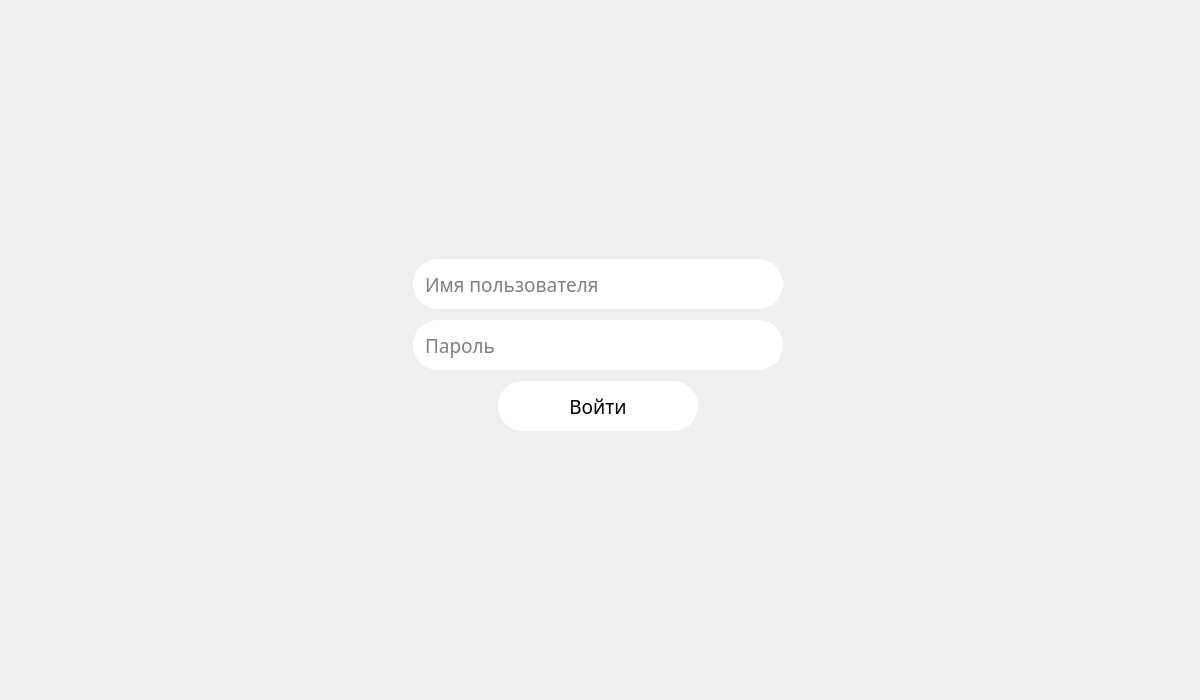
<?xml version="1.0" encoding="UTF-8"?>
<ui version="4.0">
 <class>MainWindow</class>
 <widget class="QMainWindow" name="MainWindow">
  <property name="geometry">
   <rect>
    <x>0</x>
    <y>0</y>
    <width>1200</width>
    <height>700</height>
   </rect>
  </property>
  <property name="minimumSize">
   <size>
    <width>1200</width>
    <height>700</height>
   </size>
  </property>
  <property name="font">
   <font>
    <stylestrategy>PreferAntialias</stylestrategy>
   </font>
  </property>
  <property name="cursor">
   <cursorShape>ArrowCursor</cursorShape>
  </property>
  <property name="windowTitle">
   <string>MainWindow</string>
  </property>
  <property name="layoutDirection">
   <enum>Qt::LeftToRight</enum>
  </property>
  <property name="autoFillBackground">
   <bool>false</bool>
  </property>
  <widget class="QWidget" name="centralwidget">
   <layout class="QGridLayout" name="gridLayout">
    <property name="leftMargin">
     <number>6</number>
    </property>
    <property name="topMargin">
     <number>6</number>
    </property>
    <property name="rightMargin">
     <number>6</number>
    </property>
    <property name="bottomMargin">
     <number>6</number>
    </property>
    <property name="horizontalSpacing">
     <number>4</number>
    </property>
    <property name="verticalSpacing">
     <number>11</number>
    </property>
    <item row="3" column="2" rowspan="2">
     <layout class="QHBoxLayout" name="horizontalLayout">
      <item>
       <widget class="QPushButton" name="bt_enter">
        <property name="enabled">
         <bool>true</bool>
        </property>
        <property name="sizePolicy">
         <sizepolicy hsizetype="Expanding" vsizetype="Expanding">
          <horstretch>0</horstretch>
          <verstretch>0</verstretch>
         </sizepolicy>
        </property>
        <property name="minimumSize">
         <size>
          <width>200</width>
          <height>50</height>
         </size>
        </property>
        <property name="maximumSize">
         <size>
          <width>200</width>
          <height>50</height>
         </size>
        </property>
        <property name="font">
         <font>
          <family>Montserrat Medium</family>
          <pointsize>14</pointsize>
          <italic>false</italic>
          <bold>false</bold>
          <stylestrategy>PreferAntialias</stylestrategy>
          <kerning>true</kerning>
         </font>
        </property>
        <property name="focusPolicy">
         <enum>Qt::NoFocus</enum>
        </property>
        <property name="statusTip">
         <string/>
        </property>
        <property name="layoutDirection">
         <enum>Qt::RightToLeft</enum>
        </property>
        <property name="autoFillBackground">
         <bool>false</bool>
        </property>
        <property name="styleSheet">
         <string notr="true">QPushButton:enabled{
	background-color: white;
	border-style: solid;
	border-width: 0px;
	border-radius: 25px;

	font: 14pt;
	padding: 6px;
	color: rgb(0, 0, 0);
 }
 QPushButton:default {
     border-color: navy; /* делаем кнопку по умолчанию выпуклой */
 }

QPushButton:hover{
 	background-color: rgb(246, 246, 246);
}


QPushButton:pressed {
     background-color: rgb(200, 200, 200);
 }</string>
        </property>
        <property name="text">
         <string>Войти</string>
        </property>
        <property name="shortcut">
         <string>Return</string>
        </property>
        <property name="autoRepeat">
         <bool>false</bool>
        </property>
        <property name="autoExclusive">
         <bool>false</bool>
        </property>
       </widget>
      </item>
     </layout>
    </item>
    <item row="1" column="2" alignment="Qt::AlignHCenter|Qt::AlignVCenter">
     <widget class="QLineEdit" name="le_login">
      <property name="enabled">
       <bool>true</bool>
      </property>
      <property name="sizePolicy">
       <sizepolicy hsizetype="Minimum" vsizetype="Minimum">
        <horstretch>0</horstretch>
        <verstretch>0</verstretch>
       </sizepolicy>
      </property>
      <property name="minimumSize">
       <size>
        <width>370</width>
        <height>50</height>
       </size>
      </property>
      <property name="maximumSize">
       <size>
        <width>400</width>
        <height>60</height>
       </size>
      </property>
      <property name="font">
       <font>
        <family>Montserrat Medium</family>
        <pointsize>14</pointsize>
        <italic>false</italic>
        <bold>false</bold>
        <stylestrategy>PreferAntialias</stylestrategy>
       </font>
      </property>
      <property name="tabletTracking">
       <bool>false</bool>
      </property>
      <property name="focusPolicy">
       <enum>Qt::WheelFocus</enum>
      </property>
      <property name="autoFillBackground">
       <bool>false</bool>
      </property>
      <property name="styleSheet">
       <string notr="true">QLineEdit{
	background-color: white;

	border-style: solid;
	border-width: 10px;
	border-color: white;
	border-radius: 25px;

	font:  14pt;
	color: rgb(0, 0, 0);
}</string>
      </property>
      <property name="inputMask">
       <string/>
      </property>
      <property name="text">
       <string notr="true"/>
      </property>
      <property name="maxLength">
       <number>30</number>
      </property>
      <property name="cursorPosition">
       <number>0</number>
      </property>
      <property name="alignment">
       <set>Qt::AlignLeading|Qt::AlignLeft|Qt::AlignVCenter</set>
      </property>
      <property name="dragEnabled">
       <bool>false</bool>
      </property>
      <property name="readOnly">
       <bool>false</bool>
      </property>
      <property name="placeholderText">
       <string>Имя пользователя</string>
      </property>
     </widget>
    </item>
    <item row="1" column="3">
     <spacer name="horizontalSpacer_2">
      <property name="orientation">
       <enum>Qt::Horizontal</enum>
      </property>
      <property name="sizeHint" stdset="0">
       <size>
        <width>40</width>
        <height>20</height>
       </size>
      </property>
     </spacer>
    </item>
    <item row="1" column="0">
     <spacer name="horizontalSpacer">
      <property name="orientation">
       <enum>Qt::Horizontal</enum>
      </property>
      <property name="sizeHint" stdset="0">
       <size>
        <width>40</width>
        <height>20</height>
       </size>
      </property>
     </spacer>
    </item>
    <item row="2" column="2" alignment="Qt::AlignHCenter|Qt::AlignVCenter">
     <widget class="QLineEdit" name="le_pass">
      <property name="enabled">
       <bool>true</bool>
      </property>
      <property name="sizePolicy">
       <sizepolicy hsizetype="Minimum" vsizetype="Minimum">
        <horstretch>0</horstretch>
        <verstretch>0</verstretch>
       </sizepolicy>
      </property>
      <property name="minimumSize">
       <size>
        <width>370</width>
        <height>50</height>
       </size>
      </property>
      <property name="maximumSize">
       <size>
        <width>400</width>
        <height>60</height>
       </size>
      </property>
      <property name="font">
       <font>
        <family>Montserrat Medium</family>
        <pointsize>14</pointsize>
        <italic>false</italic>
        <bold>false</bold>
        <stylestrategy>PreferAntialias</stylestrategy>
       </font>
      </property>
      <property name="tabletTracking">
       <bool>false</bool>
      </property>
      <property name="focusPolicy">
       <enum>Qt::WheelFocus</enum>
      </property>
      <property name="styleSheet">
       <string notr="true">QLineEdit{
	background-color: white;

	border-style: solid;
	border-width: 10px;
	border-color: white;
	border-radius: 25px;

	font:  14pt;
	color: rgb(0, 0, 0);
}</string>
      </property>
      <property name="inputMethodHints">
       <set>Qt::ImhHiddenText|Qt::ImhNoAutoUppercase|Qt::ImhNoPredictiveText|Qt::ImhSensitiveData</set>
      </property>
      <property name="text">
       <string notr="true"/>
      </property>
      <property name="maxLength">
       <number>256</number>
      </property>
      <property name="echoMode">
       <enum>QLineEdit::Password</enum>
      </property>
      <property name="placeholderText">
       <string>Пароль</string>
      </property>
     </widget>
    </item>
    <item row="8" column="2">
     <spacer name="verticalSpacer_2">
      <property name="orientation">
       <enum>Qt::Vertical</enum>
      </property>
      <property name="sizeHint" stdset="0">
       <size>
        <width>20</width>
        <height>40</height>
       </size>
      </property>
     </spacer>
    </item>
    <item row="0" column="2">
     <spacer name="verticalSpacer">
      <property name="orientation">
       <enum>Qt::Vertical</enum>
      </property>
      <property name="sizeHint" stdset="0">
       <size>
        <width>20</width>
        <height>40</height>
       </size>
      </property>
     </spacer>
    </item>
    <item row="8" column="3">
     <layout class="QVBoxLayout" name="verticalLayout">
      <item>
       <spacer name="verticalSpacer_3">
        <property name="orientation">
         <enum>Qt::Vertical</enum>
        </property>
        <property name="sizeHint" stdset="0">
         <size>
          <width>20</width>
          <height>40</height>
         </size>
        </property>
       </spacer>
      </item>
      <item>
       <widget class="QPushButton" name="bt_settings">
        <property name="enabled">
         <bool>true</bool>
        </property>
        <property name="minimumSize">
         <size>
          <width>60</width>
          <height>60</height>
         </size>
        </property>
        <property name="maximumSize">
         <size>
          <width>60</width>
          <height>60</height>
         </size>
        </property>
        <property name="layoutDirection">
         <enum>Qt::RightToLeft</enum>
        </property>
        <property name="autoFillBackground">
         <bool>false</bool>
        </property>
        <property name="text">
         <string/>
        </property>
        <property name="icon">
         <iconset theme="icon_settings" resource="icon_settings.qrc">
          <normaloff>:/images/icon_settings</normaloff>:/images/icon_settings</iconset>
        </property>
        <property name="iconSize">
         <size>
          <width>50</width>
          <height>50</height>
         </size>
        </property>
        <property name="checkable">
         <bool>false</bool>
        </property>
        <property name="autoRepeat">
         <bool>false</bool>
        </property>
        <property name="autoExclusive">
         <bool>false</bool>
        </property>
        <property name="autoDefault">
         <bool>false</bool>
        </property>
        <property name="default">
         <bool>false</bool>
        </property>
        <property name="flat">
         <bool>true</bool>
        </property>
       </widget>
      </item>
     </layout>
    </item>
   </layout>
   <zorder>le_pass</zorder>
   <zorder>horizontalSpacer</zorder>
   <zorder>verticalSpacer_2</zorder>
   <zorder>verticalSpacer</zorder>
   <zorder>le_login</zorder>
   <zorder>horizontalSpacer_2</zorder>
   <zorder></zorder>
  </widget>
 </widget>
 <resources>
  <include location="icon_settings.qrc"/>
 </resources>
 <connections/>
</ui>
